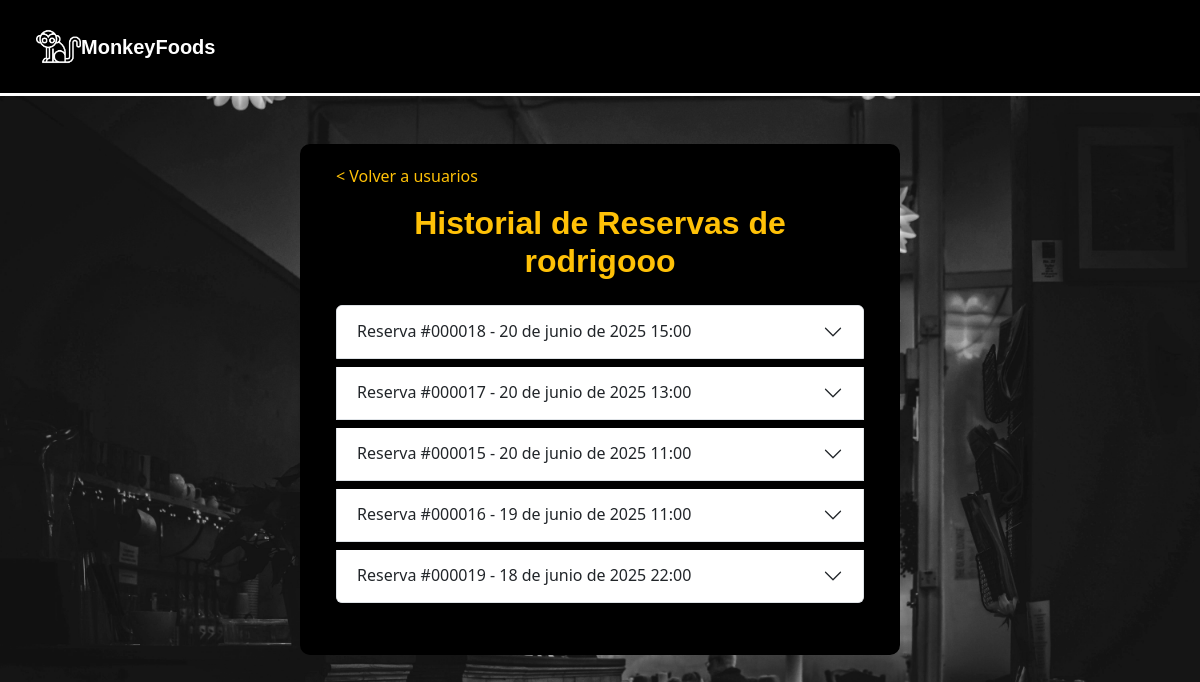
/reservas/historial-usuario/32/ (signed in), run on the app's committed database.
### apps/registrar/models.py (models this page shows, shortened)
class CustomUser(AbstractUser):
    ROL_CHOICES = (
        (1, 'Cliente'),
        (2, 'Mesero'),
        (3, 'Cocinero'),
        (4, 'Administrador'),
    )
    rol = models.PositiveSmallIntegerField(choices=ROL_CHOICES, default=1)
    foto_perfil = models.ImageField(upload_to='fotos_perfil/', blank=True, null=True)

### apps/reservas/models.py (models this page shows, shortened)
class Reserva(models.Model):
    ESTADOS_RESERVA = (
        ('borrador', 'Borrador'),
        ('completada', 'Completada'),
    )
    id_reserva = models.CharField(max_length=12, unique=True, editable=False)
    cliente = models.ForeignKey(settings.AUTH_USER_MODEL, on_delete=models.CASCADE)
    nombre_reserva = models.CharField(max_length=100)
    fecha = models.DateField()
    hora = models.TimeField()
    telefono = models.CharField(max_length=20)
    comensales = models.PositiveIntegerField(default=1)
    abono = models.DecimalField(max_digits=8, decimal_places=2)
    total = models.DecimalField(max_digits=8, decimal_places=2)
    mesas = models.ManyToManyField('Mesa')
    menu = models.ForeignKey(Menu, on_delete=models.SET_NULL, null=True, blank=True)  #modelo menú
    zona = models.ForeignKey('Zona', on_delete=models.CASCADE, null=True, blank=True)
    estado = models.CharField(max_length=20, choices=ESTADOS_RESERVA, default='borrador')

### apps/reservas/views.py (the view)
# urls.py: path('historial-usuario/<int:usuario_id>/', views.historial_usuario_admin, name='historial_usuario_admin'),
@user_passes_test(es_admin)
def historial_usuario_admin(request, usuario_id):
    usuario = get_object_or_404(CustomUser, id=usuario_id)
    reservas = Reserva.objects.filter(cliente=usuario).order_by('-fecha', '-hora')
    return render(request, 'reservas/historial_usuario_admin.html', {
        'usuario': usuario,
        'reservas': reservas
    })

### apps/reservas/views.py (called while the page is built)
def es_admin(user):
    return user.is_authenticated and user.rol == 4

### apps/reservas/templates/reservas/historial_usuario_admin.html (shortened to what this page needs)
{% extends "base.html" %}
{% load static %}
{% block content %}
{% block extra_head %}
<link rel="stylesheet" href="{% static 'reservas/css/styles.css' %}">
{% endblock %}
<div class="form-container">
  <div class="container mb-4 px-3">
    <a href="{% url 'admin_usuarios' %}" class="text-warning text-decoration-none mb-3 d-block">&lt; Volver a usuarios</a>
    <h2 class="text-warning text-center mb-4" style="font-family: 'Century Gothic', sans-serif; font-weight: bolder;">
      Historial de Reservas de {{ usuario.username }}
    </h2>
    <div class="accordion" id="accordionReservas">
      {% for reserva in reservas %}
      <div class="accordion-item mb-2">
        <h2 class="accordion-header" id="heading{{ reserva.id }}">
          <button class="accordion-button collapsed" type="button" data-bs-toggle="collapse" data-bs-target="#collapse{{ reserva.id }}">
            Reserva #{{ reserva.id_reserva }} - {{ reserva.fecha }} {{ reserva.hora }}
          </button>
        </h2>
      </div>
      {% empty %}
      <p class="text-center" style="font-size: 18px; color: grey; font-style: italic;">Este usuario no tiene reservas registradas.</p>
      {% endfor %}
    </div>
  </div>
</div>
{% endblock %}

### apps/registrar/static/registrar/css/styles.css (style rules this page uses)
.body-fondo { background-image: url(../img/fondo.jpg); background-size: cover; background-position: cover; background-repeat: no-repeat; background-attachment: fixed; }

### apps/reservas/static/reservas/css/styles.css (style rules this page uses)
html, body { max-width: 100%; overflow-x: hidden; }
body { background-size: cover; background-position: cover; background-repeat: no-repeat; background-attachment: fixed; }
.form-container { max-width: 600px; width: 90%; display: grid; color: white; background-color: black; border-radius: 10px; padding: 20px; margin: 2rem auto; }

### apps/reservas/templates/reservas/historial_usuario_admin.html (style rules this page uses)
.accordion-button { font-size: 1rem; }

### data on the page
CustomUser: username "rodrigooo"
Reserva: id_reserva "000018", fecha "20 de junio de 2025", hora "15:00"
Reserva: id_reserva "000017", fecha "20 de junio de 2025", hora "13:00"
Reserva: id_reserva "000015", fecha "20 de junio de 2025", hora "11:00"
Reserva: id_reserva "000016", fecha "19 de junio de 2025", hora "11:00"
Reserva: id_reserva "000019", fecha "18 de junio de 2025", hora "22:00"
